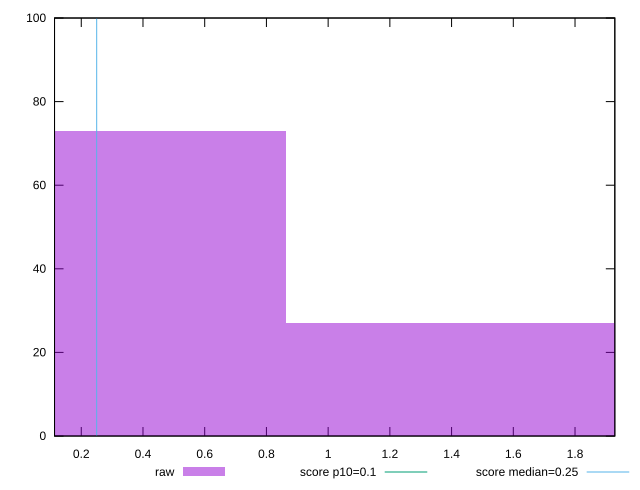

The gnuplot source for this figure:
reset

$raw <<EOF
0 73
1.7299761748171225 27
EOF

set key outside below
set boxwidth 1.7299761748171225
set xrange [0.113388671875:1.9289843750000002]
set yrange [0:100]
set trange [0:100]
set style fill transparent solid 0.5 noborder

set parametric
set terminal svg size 640, 490 enhanced background rgb 'white'
set output "report/report_00029_2021-02-24T13-36-40.390Z/cumulative-layout-shift/samples/astro/raw/histogram.svg"

plot $raw title "raw" with boxes, \
     0.1,t title "score p10=0.1", \
     0.25,t title "score median=0.25"

reset
